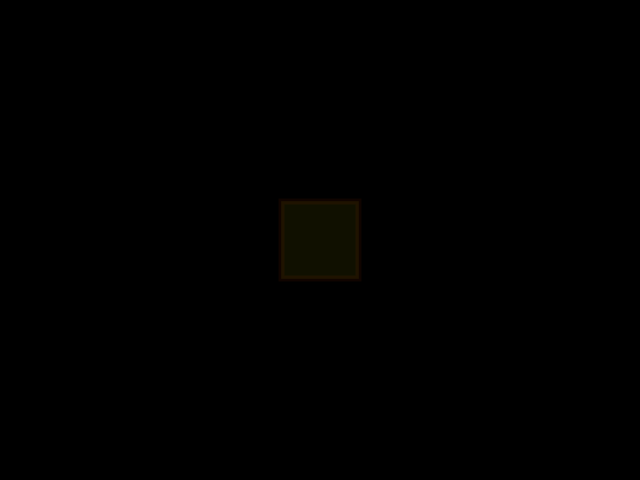
Frame 1 (no input)
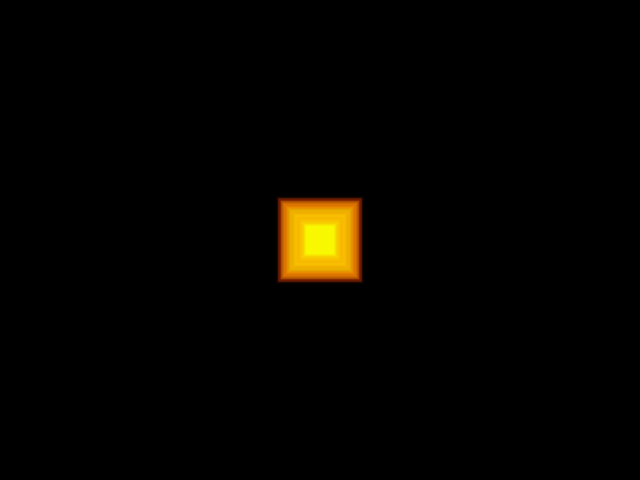
Frame 60 (the mouse pressed at the canvas centre just before this capture)
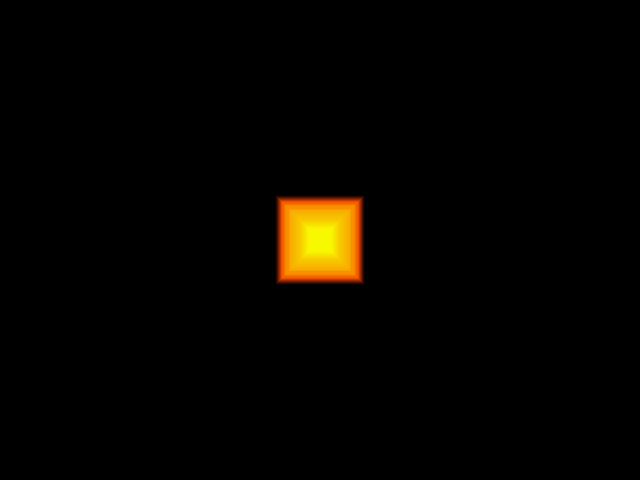
Frame 120 (the mouse held since frame 60 and released just before this capture)

The Processing sketch that drew these frames (run headless with seeded random() and noise(); from frame 60 on, the mouse is pressed at the canvas centre):

// Processing sketch: w3_step1
// ── w3_step1.pde
float sqSize = random(32, 80);
float sqThickness = random(4, 12);

void setup() {
  size(640, 480);
  background(0);
  rectMode(CENTER);
  // circleX=0; (float circleX = 0;에서 = 0;이랑 같음)
}

void mousePressed() {
  sqSize = random(32, 80);
  sqThickness = random(4, 12);
}

void draw() {
  sqSize = random(32, 80);
  sqThickness = random(4, 12);
  fill(255, 255, 0, 16);
  stroke(255, 64, 0, 16);
  strokeWeight(sqThickness);
  square(width * 0.5, height * 0.5, sqSize);
}
